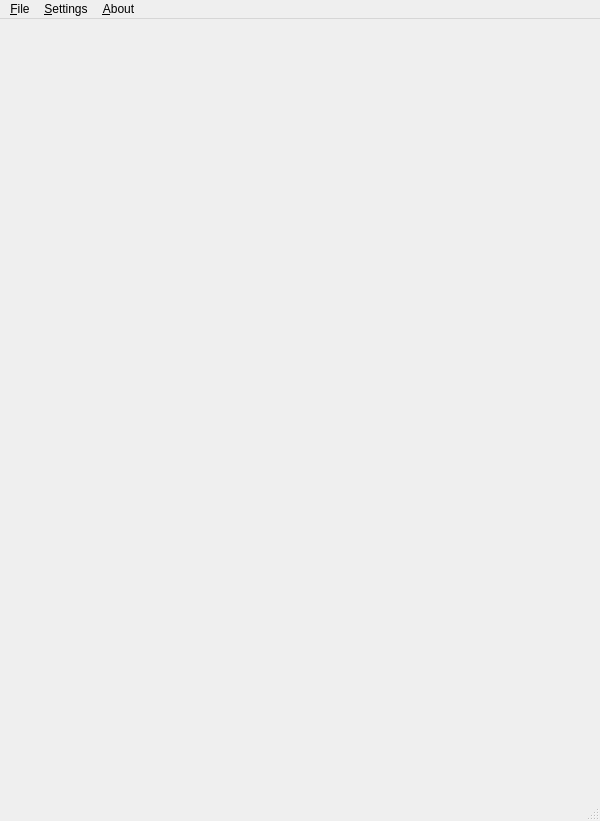
<?xml version="1.0" encoding="UTF-8"?>
<ui version="4.0">
 <class>MainWindow</class>
 <widget class="QMainWindow" name="MainWindow">
  <property name="geometry">
   <rect>
    <x>0</x>
    <y>0</y>
    <width>600</width>
    <height>821</height>
   </rect>
  </property>
  <property name="sizePolicy">
   <sizepolicy hsizetype="Fixed" vsizetype="Fixed">
    <horstretch>0</horstretch>
    <verstretch>0</verstretch>
   </sizepolicy>
  </property>
  <property name="minimumSize">
   <size>
    <width>600</width>
    <height>821</height>
   </size>
  </property>
  <property name="maximumSize">
   <size>
    <width>600</width>
    <height>821</height>
   </size>
  </property>
  <property name="sizeIncrement">
   <size>
    <width>0</width>
    <height>0</height>
   </size>
  </property>
  <property name="baseSize">
   <size>
    <width>600</width>
    <height>821</height>
   </size>
  </property>
  <property name="windowTitle">
   <string>MainWindow</string>
  </property>
  <widget class="QWidget" name="FieldWidget">
   <property name="minimumSize">
    <size>
     <width>600</width>
     <height>780</height>
    </size>
   </property>
   <property name="maximumSize">
    <size>
     <width>600</width>
     <height>780</height>
    </size>
   </property>
   <property name="cursor">
    <cursorShape>ArrowCursor</cursorShape>
   </property>
  </widget>
  <widget class="QMenuBar" name="menuBar">
   <property name="geometry">
    <rect>
     <x>0</x>
     <y>0</y>
     <width>600</width>
     <height>21</height>
    </rect>
   </property>
   <widget class="QMenu" name="menu_File">
    <property name="title">
     <string>&amp;File</string>
    </property>
   </widget>
   <widget class="QMenu" name="menu_Settings">
    <property name="title">
     <string>&amp;Settings</string>
    </property>
   </widget>
   <widget class="QMenu" name="menu_About">
    <property name="title">
     <string>&amp;About</string>
    </property>
   </widget>
   <addaction name="menu_File"/>
   <addaction name="menu_Settings"/>
   <addaction name="menu_About"/>
  </widget>
  <widget class="QStatusBar" name="statusBar"/>
 </widget>
 <layoutdefault spacing="6" margin="11"/>
 <resources/>
 <connections/>
</ui>
